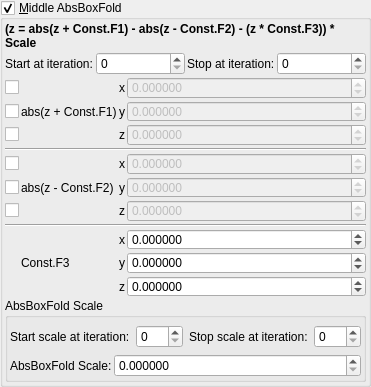
    <widget class="MyGroupBox" name="groupCheck_transf_function_enabledBy_false">
     <property name="title">
      <string>&amp;Middle AbsBoxFold</string>
     </property>
     <property name="checkable">
      <bool>true</bool>
     </property>
     <layout class="QVBoxLayout" name="verticalLayout_17" stretch="0,0,0,0">
      <property name="spacing">
       <number>2</number>
      </property>
      <property name="leftMargin">
       <number>2</number>
      </property>
      <property name="topMargin">
       <number>2</number>
      </property>
      <property name="rightMargin">
       <number>2</number>
      </property>
      <property name="bottomMargin">
       <number>2</number>
      </property>
      <item>
       <widget class="QLabel" name="label_4">
        <property name="font">
         <font>
          <weight>75</weight>
          <bold>true</bold>
         </font>
        </property>
        <property name="text">
         <string>(z = abs(z + Const.F1) - abs(z - Const.F2) - (z * Const.F3)) * Scale</string>
        </property>
        <property name="wordWrap">
         <bool>true</bool>
        </property>
       </widget>
      </item>
      <item>
       <layout class="QGridLayout" name="gridLayout_29">
        <property name="spacing">
         <number>2</number>
        </property>
        <item row="0" column="1">
         <widget class="MySpinBox" name="spinboxInt_transf_start_iterations">
          <property name="sizePolicy">
           <sizepolicy hsizetype="Minimum" vsizetype="Maximum">
            <horstretch>0</horstretch>
            <verstretch>0</verstretch>
           </sizepolicy>
          </property>
          <property name="maximum">
           <number>999</number>
          </property>
         </widget>
        </item>
        <item row="0" column="0">
         <widget class="QLabel" name="label_71">
          <property name="text">
           <string>Start at iteration:</string>
          </property>
         </widget>
        </item>
        <item row="0" column="3">
         <widget class="MySpinBox" name="spinboxInt_transf_stop_iterations">
          <property name="sizePolicy">
           <sizepolicy hsizetype="Minimum" vsizetype="Maximum">
            <horstretch>0</horstretch>
            <verstretch>0</verstretch>
           </sizepolicy>
          </property>
          <property name="maximum">
           <number>999</number>
          </property>
         </widget>
        </item>
        <item row="0" column="2">
         <widget class="QLabel" name="label_72">
          <property name="text">
           <string>Stop at iteration:</string>
          </property>
         </widget>
        </item>
       </layout>
      </item>
      <item>
       <layout class="QGridLayout" name="gridLayout_30" columnstretch="0,0,0,1">
        <property name="spacing">
         <number>2</number>
        </property>
        <item row="2" column="3">
         <widget class="MyDoubleSpinBox" name="spinbox3_transf_addition_constant_111_z">
          <property name="enabled">
           <bool>false</bool>
          </property>
          <property name="sizePolicy">
           <sizepolicy hsizetype="Minimum" vsizetype="Maximum">
            <horstretch>0</horstretch>
            <verstretch>0</verstretch>
           </sizepolicy>
          </property>
          <property name="decimals">
           <number>6</number>
          </property>
          <property name="minimum">
           <double>-99.989999999999995</double>
          </property>
          <property name="maximum">
           <double>99.989999999999995</double>
          </property>
          <property name="singleStep">
           <double>0.100000000000000</double>
          </property>
         </widget>
        </item>
        <item row="1" column="2">
         <widget class="QLabel" name="label_8">
          <property name="text">
           <string notr="true">y</string>
          </property>
         </widget>
        </item>
        <item row="4" column="0">
         <widget class="MyCheckBox" name="checkBox_transf_function_enabledAx">
          <property name="text">
           <string/>
          </property>
         </widget>
        </item>
        <item row="6" column="0">
         <widget class="MyCheckBox" name="checkBox_transf_function_enabledAz">
          <property name="text">
           <string/>
          </property>
         </widget>
        </item>
        <item row="7" column="0" colspan="4">
         <widget class="Line" name="line_27">
          <property name="orientation">
           <enum>Qt::Horizontal</enum>
          </property>
         </widget>
        </item>
        <item row="0" column="3">
         <widget class="MyDoubleSpinBox" name="spinbox3_transf_addition_constant_111_x">
          <property name="enabled">
           <bool>false</bool>
          </property>
          <property name="sizePolicy">
           <sizepolicy hsizetype="Minimum" vsizetype="Maximum">
            <horstretch>0</horstretch>
            <verstretch>0</verstretch>
           </sizepolicy>
          </property>
          <property name="prefix">
           <string/>
          </property>
          <property name="decimals">
           <number>6</number>
          </property>
          <property name="minimum">
           <double>-99.989999999999995</double>
          </property>
          <property name="singleStep">
           <double>0.100000000000000</double>
          </property>
         </widget>
        </item>
        <item row="5" column="2">
         <widget class="QLabel" name="label_11">
          <property name="text">
           <string notr="true">y</string>
          </property>
         </widget>
        </item>
        <item row="6" column="2">
         <widget class="QLabel" name="label_12">
          <property name="text">
           <string notr="true">z</string>
          </property>
         </widget>
        </item>
        <item row="10" column="2">
         <widget class="QLabel" name="label_13">
          <property name="text">
           <string notr="true">z</string>
          </property>
         </widget>
        </item>
        <item row="9" column="2">
         <widget class="QLabel" name="label_14">
          <property name="text">
           <string notr="true">y</string>
          </property>
         </widget>
        </item>
        <item row="8" column="2">
         <widget class="QLabel" name="label_15">
          <property name="text">
           <string notr="true">x</string>
          </property>
         </widget>
        </item>
        <item row="5" column="3">
         <widget class="MyDoubleSpinBox" name="spinbox3_transf_addition_constantA_111_y">
          <property name="enabled">
           <bool>false</bool>
          </property>
          <property name="sizePolicy">
           <sizepolicy hsizetype="Minimum" vsizetype="Maximum">
            <horstretch>0</horstretch>
            <verstretch>0</verstretch>
           </sizepolicy>
          </property>
          <property name="decimals">
           <number>6</number>
          </property>
          <property name="minimum">
           <double>-99.989999999999995</double>
          </property>
          <property name="maximum">
           <double>99.989999999999995</double>
          </property>
          <property name="singleStep">
           <double>0.100000000000000</double>
          </property>
         </widget>
        </item>
        <item row="10" column="3">
         <widget class="MyDoubleSpinBox" name="spinbox3_transf_scale3D_111_z">
          <property name="sizePolicy">
           <sizepolicy hsizetype="Minimum" vsizetype="Maximum">
            <horstretch>0</horstretch>
            <verstretch>0</verstretch>
           </sizepolicy>
          </property>
          <property name="decimals">
           <number>6</number>
          </property>
          <property name="minimum">
           <double>-99.989999999999995</double>
          </property>
          <property name="maximum">
           <double>99.989999999999995</double>
          </property>
          <property name="singleStep">
           <double>0.100000000000000</double>
          </property>
         </widget>
        </item>
        <item row="8" column="3">
         <widget class="MyDoubleSpinBox" name="spinbox3_transf_scale3D_111_x">
          <property name="sizePolicy">
           <sizepolicy hsizetype="Minimum" vsizetype="Maximum">
            <horstretch>0</horstretch>
            <verstretch>0</verstretch>
           </sizepolicy>
          </property>
          <property name="prefix">
           <string/>
          </property>
          <property name="decimals">
           <number>6</number>
          </property>
          <property name="minimum">
           <double>-99.989999999999995</double>
          </property>
          <property name="singleStep">
           <double>0.100000000000000</double>
          </property>
         </widget>
        </item>
        <item row="6" column="3">
         <widget class="MyDoubleSpinBox" name="spinbox3_transf_addition_constantA_111_z">
          <property name="enabled">
           <bool>false</bool>
          </property>
          <property name="sizePolicy">
           <sizepolicy hsizetype="Minimum" vsizetype="Maximum">
            <horstretch>0</horstretch>
            <verstretch>0</verstretch>
           </sizepolicy>
          </property>
          <property name="decimals">
           <number>6</number>
          </property>
          <property name="minimum">
           <double>-99.989999999999995</double>
          </property>
          <property name="maximum">
           <double>99.989999999999995</double>
          </property>
          <property name="singleStep">
           <double>0.100000000000000</double>
          </property>
         </widget>
        </item>
        <item row="9" column="3">
         <widget class="MyDoubleSpinBox" name="spinbox3_transf_scale3D_111_y">
          <property name="sizePolicy">
           <sizepolicy hsizetype="Minimum" vsizetype="Maximum">
            <horstretch>0</horstretch>
            <verstretch>0</verstretch>
           </sizepolicy>
          </property>
          <property name="decimals">
           <number>6</number>
          </property>
          <property name="minimum">
           <double>-99.989999999999995</double>
          </property>
          <property name="maximum">
           <double>99.989999999999995</double>
          </property>
          <property name="singleStep">
           <double>0.100000000000000</double>
          </property>
         </widget>
        </item>
        <item row="2" column="0">
         <widget class="MyCheckBox" name="checkBox_transf_function_enabledz">
          <property name="text">
           <string/>
          </property>
         </widget>
        </item>
        <item row="1" column="3">
         <widget class="MyDoubleSpinBox" name="spinbox3_transf_addition_constant_111_y">
          <property name="enabled">
           <bool>false</bool>
          </property>
          <property name="sizePolicy">
           <sizepolicy hsizetype="Minimum" vsizetype="Maximum">
            <horstretch>0</horstretch>
            <verstretch>0</verstretch>
           </sizepolicy>
          </property>
          <property name="decimals">
           <number>6</number>
          </property>
          <property name="minimum">
           <double>-99.989999999999995</double>
          </property>
          <property name="maximum">
           <double>99.989999999999995</double>
          </property>
          <property name="singleStep">
           <double>0.100000000000000</double>
          </property>
         </widget>
        </item>
        <item row="1" column="0">
         <widget class="MyCheckBox" name="checkBox_transf_function_enabledy">
          <property name="text">
           <string/>
          </property>
         </widget>
        </item>
        <item row="4" column="2">
         <widget class="QLabel" name="label_5">
          <property name="text">
           <string notr="true">x</string>
          </property>
         </widget>
        </item>
        <item row="5" column="1">
         <widget class="QLabel" name="label_97">
          <property name="text">
           <string notr="true">abs(z - Const.F2)</string>
          </property>
         </widget>
        </item>
        <item row="1" column="1">
         <widget class="QLabel" name="label_74">
          <property name="text">
           <string notr="true">abs(z + Const.F1)</string>
          </property>
         </widget>
        </item>
        <item row="3" column="0" colspan="4">
         <widget class="Line" name="line_26">
          <property name="orientation">
           <enum>Qt::Horizontal</enum>
          </property>
         </widget>
        </item>
        <item row="9" column="1">
         <widget class="QLabel" name="label_102">
          <property name="text">
           <string notr="true">Const.F3</string>
          </property>
         </widget>
        </item>
        <item row="0" column="2">
         <widget class="QLabel" name="label_6">
          <property name="text">
           <string notr="true">x</string>
          </property>
         </widget>
        </item>
        <item row="2" column="2">
         <widget class="QLabel" name="label_7">
          <property name="text">
           <string notr="true">z</string>
          </property>
         </widget>
        </item>
        <item row="4" column="3">
         <widget class="MyDoubleSpinBox" name="spinbox3_transf_addition_constantA_111_x">
          <property name="enabled">
           <bool>false</bool>
          </property>
          <property name="sizePolicy">
           <sizepolicy hsizetype="Minimum" vsizetype="Maximum">
            <horstretch>0</horstretch>
            <verstretch>0</verstretch>
           </sizepolicy>
          </property>
          <property name="prefix">
           <string/>
          </property>
          <property name="decimals">
           <number>6</number>
          </property>
          <property name="minimum">
           <double>-99.989999999999995</double>
          </property>
          <property name="singleStep">
           <double>0.100000000000000</double>
          </property>
         </widget>
        </item>
        <item row="0" column="0">
         <widget class="MyCheckBox" name="checkBox_transf_function_enabledx">
          <property name="text">
           <string/>
          </property>
         </widget>
        </item>
        <item row="5" column="0">
         <widget class="MyCheckBox" name="checkBox_transf_function_enabledAy">
          <property name="text">
           <string/>
          </property>
         </widget>
        </item>
       </layout>
      </item>
      <item>
       <widget class="QGroupBox" name="groupBox_2">
        <property name="title">
         <string>AbsBoxFold Scale</string>
        </property>
        <layout class="QVBoxLayout" name="verticalLayout_4">
         <property name="leftMargin">
          <number>2</number>
         </property>
         <property name="topMargin">
          <number>2</number>
         </property>
         <property name="rightMargin">
          <number>2</number>
         </property>
         <property name="bottomMargin">
          <number>2</number>
         </property>
         <item>
          <layout class="QGridLayout" name="gridLayout_8">
           <property name="topMargin">
            <number>5</number>
           </property>
           <item row="0" column="0">
            <widget class="QLabel" name="label_58">
             <property name="text">
              <string>Start scale at iteration:</string>
             </property>
            </widget>
           </item>
           <item row="0" column="2">
            <widget class="QLabel" name="label_73">
             <property name="text">
              <string>Stop scale at iteration:</string>
             </property>
            </widget>
           </item>
           <item row="0" column="3">
            <widget class="MySpinBox" name="spinboxInt_transf_stop_iterations_B">
             <property name="sizePolicy">
              <sizepolicy hsizetype="Preferred" vsizetype="Maximum">
               <horstretch>0</horstretch>
               <verstretch>0</verstretch>
              </sizepolicy>
             </property>
             <property name="maximum">
              <number>999</number>
             </property>
            </widget>
           </item>
           <item row="0" column="1">
            <widget class="MySpinBox" name="spinboxInt_transf_start_iterations_B">
             <property name="sizePolicy">
              <sizepolicy hsizetype="Minimum" vsizetype="Maximum">
               <horstretch>0</horstretch>
               <verstretch>0</verstretch>
              </sizepolicy>
             </property>
             <property name="maximum">
              <number>999</number>
             </property>
            </widget>
           </item>
          </layout>
         </item>
         <item>
          <layout class="QGridLayout" name="gridLayout_31" columnstretch="0,0,1">
           <property name="spacing">
            <number>2</number>
           </property>
           <item row="1" column="2">
            <widget class="MyDoubleSpinBox" name="spinbox_transf_scaleA_1">
             <property name="sizePolicy">
              <sizepolicy hsizetype="Minimum" vsizetype="Maximum">
               <horstretch>0</horstretch>
               <verstretch>0</verstretch>
              </sizepolicy>
             </property>
             <property name="prefix">
              <string/>
             </property>
             <property name="suffix">
              <string/>
             </property>
             <property name="decimals">
              <number>6</number>
             </property>
             <property name="minimum">
              <double>0.000000000000000</double>
             </property>
             <property name="maximum">
              <double>99.998999999999995</double>
             </property>
             <property name="singleStep">
              <double>0.100000000000000</double>
             </property>
            </widget>
           </item>
           <item row="1" column="1">
            <widget class="QLabel" name="label_103">
             <property name="text">
              <string>AbsBoxFold Scale:</string>
             </property>
            </widget>
           </item>
          </layout>
         </item>
        </layout>
       </widget>
      </item>
     </layout>
    </widget>
